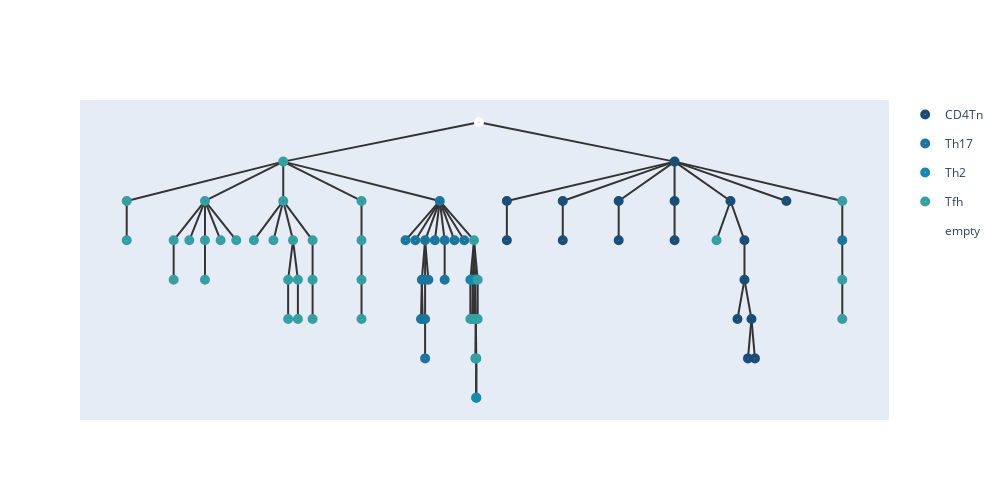

Write notebook code for a chart like this one.
### Code cell
temp,root = merge_points(similarities,root,nodes1,embeddings,0,11,100,n)
for i in nodes1:
    i.hyper = temp[int(i)]
    i.value =  temp[int(i)]
embeddings = temp.numpy();
add_meta(root,meta_list1,[])
show_tree(root,color=['#184e77','#1a759f','#168aad',"#34a0a4",'#52b69a','#99d98c','#76c893','#99d98c']).show_fig()
remove_meta(root);

### Figure 1 — Plotly figure (JSON) as saved in the notebook; plotly's stock layout.template omitted (floating-point values rounded to 4 significant figures)
{"data": [{"hoverinfo": "text", "hovertext": ["40_CD4Tn", "27_CD4Tn", "67_CD4Tn", "16_CD4Tn", "21_CD4Tn", "74_CD4Tn", "59_CD4Tn", "65_CD4Tn", "22_CD4Tn", "58_CD4Tn", "64_CD4Tn", "66_CD4Tn", "60_CD4Tn", "12_CD4Tn", "32_CD4Tn", "13_CD4Tn", "38_CD4Tn"], "legendgroup": "CD4Tn", "marker": {"color": "#184e77", "size": 10, "symbol": "circle-dot"}, "mode": "markers+text", "name": "CD4Tn", "type": "scatter", "x": [7.75, 5.821, 5.821, 6.464, 6.464, 7.107, 7.107, 7.75, 7.75, 8.393, 8.554, 8.554, 8.473, 8.634, 8.594, 8.674, 9.036], "y": [3.5, 2, 0.5, 2, 0.5, 2, 0.5, 2, 0.5, 2, 0.5, -1, -2.5, -2.5, -4, -4, 2]}, {"hoverinfo": "text", "hovertext": ["25_Th17", "23_Th17", "26_Th17", "63_Th17", "17_Th17", "19_Th17", "33_Th17", "9_Th17", "55_Th17", "73_Th17", "6_Th17", "50_Th17", "28_Th17", "14_Th17", "71_Th17", "76_Th17", "30_Th17"], "legendgroup": "Th17", "marker": {"color": "#1a759f", "size": 10, "symbol": "circle-dot"}, "mode": "markers+text", "name": "Th17", "type": "scatter", "x": [5.05, 4.656, 4.769, 4.881, 4.844, 4.834, 4.853, 4.881, 4.881, 4.881, 4.919, 4.994, 5.106, 5.106, 5.219, 5.331, 9.679], "y": [2, 0.5, 0.5, 0.5, -1, -2.5, -2.5, -1, -2.5, -4, -1, 0.5, 0.5, -1, 0.5, 0.5, 0.5]}, {"hoverinfo": "text", "hovertext": ["72_Th2", "48_Th2", "78_Th2", "2_Th2", "8_Th2", "54_Th2", "0_Th2", "11_Th2", "7_Th2"], "legendgroup": "Th2", "marker": {"color": "#168aad", "size": 10, "symbol": "circle-dot"}, "mode": "markers+text", "name": "Th2", "type": "scatter", "x": [5.402, 5.43, 5.437, 5.458, 5.465, 5.46, 5.47, 5.468, 5.471], "y": [-1, -1, -2.5, -1, -2.5, -4, -4, -5.5, -5.5]}, {"hoverinfo": "text", "hovertext": ["4_Tfh", "1_Tfh", "49_Tfh", "56_Tfh", "62_Tfh", "68_Tfh", "10_Tfh", "34_Tfh", "43_Tfh", "51_Tfh", "37_Tfh", "53_Tfh", "52_Tfh", "36_Tfh", "18_Tfh", "5_Tfh", "75_Tfh", "46_Tfh", "57_Tfh", "79_Tfh", "45_Tfh", "42_Tfh", "31_Tfh", "61_Tfh", "20_Tfh", "44_Tfh", "39_Tfh", "15_Tfh", "41_Tfh", "35_Tfh", "47_Tfh", "69_Tfh", "29_Tfh", "77_Tfh", "70_Tfh", "24_Tfh", "3_Tfh"], "legendgroup": "Tfh", "marker": {"color": "#34a0a4", "size": 10, "symbol": "circle-dot"}, "mode": "markers+text", "name": "Tfh", "type": "scatter", "x": [3.25, 1.45, 1.45, 2.35, 1.99, 1.99, 2.17, 2.35, 2.35, 2.53, 2.71, 3.25, 2.912, 3.138, 3.362, 3.306, 3.306, 3.419, 3.419, 3.588, 3.588, 3.588, 4.15, 4.15, 4.15, 4.15, 5.444, 5.402, 5.423, 5.451, 5.465, 5.486, 5.486, 8.232, 9.679, 9.679, 9.679], "y": [3.5, 2, 0.5, 2, 0.5, -1, 0.5, 0.5, -1, 0.5, 0.5, 2, 0.5, 0.5, 0.5, -1, -2.5, -1, -2.5, 0.5, -1, -2.5, 2, 0.5, -1, -2.5, 0.5, -2.5, -2.5, -2.5, -4, -1, -2.5, 0.5, 2, -1, -2.5]}, {"hoverinfo": "text", "hovertext": ["158"], "legendgroup": "empty", "marker": {"color": "#fff", "size": 10, "symbol": "circle-dot"}, "mode": "markers+text", "name": "empty", "type": "scatter", "x": [5.5], "y": [5]}], "layout": {"height": 500, "shapes": [{"layer": "below", "line": {"color": "#333", "width": 2}, "type": "line", "x0": 5.5, "x1": 5.5, "y0": 5, "y1": 5}, {"layer": "below", "line": {"color": "#333", "width": 2}, "type": "line", "x0": 5.5, "x1": 3.25, "y0": 5, "y1": 3.5}, {"layer": "below", "line": {"color": "#333", "width": 2}, "type": "line", "x0": 3.25, "x1": 1.45, "y0": 3.5, "y1": 2}, {"layer": "below", "line": {"color": "#333", "width": 2}, "type": "line", "x0": 1.45, "x1": 1.45, "y0": 2, "y1": 0.5}, {"layer": "below", "line": {"color": "#333", "width": 2}, "type": "line", "x0": 3.25, "x1": 2.35, "y0": 3.5, "y1": 2}, {"layer": "below", "line": {"color": "#333", "width": 2}, "type": "line", "x0": 2.35, "x1": 1.99, "y0": 2, "y1": 0.5}, {"layer": "below", "line": {"color": "#333", "width": 2}, "type": "line", "x0": 1.99, "x1": 1.99, "y0": 0.5, "y1": -1}, {"layer": "below", "line": {"color": "#333", "width": 2}, "type": "line", "x0": 2.35, "x1": 2.17, "y0": 2, "y1": 0.5}, {"layer": "below", "line": {"color": "#333", "width": 2}, "type": "line", "x0": 2.35, "x1": 2.35, "y0": 2, "y1": 0.5}, {"layer": "below", "line": {"color": "#333", "width": 2}, "type": "line", "x0": 2.35, "x1": 2.35, "y0": 0.5, "y1": -1}, {"layer": "below", "line": {"color": "#333", "width": 2}, "type": "line", "x0": 2.35, "x1": 2.53, "y0": 2, "y1": 0.5}, {"layer": "below", "line": {"color": "#333", "width": 2}, "type": "line", "x0": 2.35, "x1": 2.71, "y0": 2, "y1": 0.5}, {"layer": "below", "line": {"color": "#333", "width": 2}, "type": "line", "x0": 3.25, "x1": 3.25, "y0": 3.5, "y1": 2}, {"layer": "below", "line": {"color": "#333", "width": 2}, "type": "line", "x0": 3.25, "x1": 2.912, "y0": 2, "y1": 0.5}, {"layer": "below", "line": {"color": "#333", "width": 2}, "type": "line", "x0": 3.25, "x1": 3.138, "y0": 2, "y1": 0.5}, {"layer": "below", "line": {"color": "#333", "width": 2}, "type": "line", "x0": 3.25, "x1": 3.362, "y0": 2, "y1": 0.5}, {"layer": "below", "line": {"color": "#333", "width": 2}, "type": "line", "x0": 3.362, "x1": 3.306, "y0": 0.5, "y1": -1}, {"layer": "below", "line": {"color": "#333", "width": 2}, "type": "line", "x0": 3.306, "x1": 3.306, "y0": -1, "y1": -2.5}, {"layer": "below", "line": {"color": "#333", "width": 2}, "type": "line", "x0": 3.362, "x1": 3.419, "y0": 0.5, "y1": -1}, {"layer": "below", "line": {"color": "#333", "width": 2}, "type": "line", "x0": 3.419, "x1": 3.419, "y0": -1, "y1": -2.5}, {"layer": "below", "line": {"color": "#333", "width": 2}, "type": "line", "x0": 3.25, "x1": 3.588, "y0": 2, "y1": 0.5}, {"layer": "below", "line": {"color": "#333", "width": 2}, "type": "line", "x0": 3.588, "x1": 3.588, "y0": 0.5, "y1": -1}, {"layer": "below", "line": {"color": "#333", "width": 2}, "type": "line", "x0": 3.588, "x1": 3.588, "y0": -1, "y1": -2.5}, {"layer": "below", "line": {"color": "#333", "width": 2}, "type": "line", "x0": 3.25, "x1": 4.15, "y0": 3.5, "y1": 2}, {"layer": "below", "line": {"color": "#333", "width": 2}, "type": "line", "x0": 4.15, "x1": 4.15, "y0": 2, "y1": 0.5}, {"layer": "below", "line": {"color": "#333", "width": 2}, "type": "line", "x0": 4.15, "x1": 4.15, "y0": 0.5, "y1": -1}, {"layer": "below", "line": {"color": "#333", "width": 2}, "type": "line", "x0": 4.15, "x1": 4.15, "y0": -1, "y1": -2.5}, {"layer": "below", "line": {"color": "#333", "width": 2}, "type": "line", "x0": 3.25, "x1": 5.05, "y0": 3.5, "y1": 2}, {"layer": "below", "line": {"color": "#333", "width": 2}, "type": "line", "x0": 5.05, "x1": 4.656, "y0": 2, "y1": 0.5}, {"layer": "below", "line": {"color": "#333", "width": 2}, "type": "line", "x0": 5.05, "x1": 4.769, "y0": 2, "y1": 0.5}, {"layer": "below", "line": {"color": "#333", "width": 2}, "type": "line", "x0": 5.05, "x1": 4.881, "y0": 2, "y1": 0.5}, {"layer": "below", "line": {"color": "#333", "width": 2}, "type": "line", "x0": 4.881, "x1": 4.844, "y0": 0.5, "y1": -1}, {"layer": "below", "line": {"color": "#333", "width": 2}, "type": "line", "x0": 4.844, "x1": 4.834, "y0": -1, "y1": -2.5}, {"layer": "below", "line": {"color": "#333", "width": 2}, "type": "line", "x0": 4.844, "x1": 4.853, "y0": -1, "y1": -2.5}, {"layer": "below", "line": {"color": "#333", "width": 2}, "type": "line", "x0": 4.881, "x1": 4.881, "y0": 0.5, "y1": -1}, {"layer": "below", "line": {"color": "#333", "width": 2}, "type": "line", "x0": 4.881, "x1": 4.881, "y0": -1, "y1": -2.5}, {"layer": "below", "line": {"color": "#333", "width": 2}, "type": "line", "x0": 4.881, "x1": 4.881, "y0": -2.5, "y1": -4}, {"layer": "below", "line": {"color": "#333", "width": 2}, "type": "line", "x0": 4.881, "x1": 4.919, "y0": 0.5, "y1": -1}, {"layer": "below", "line": {"color": "#333", "width": 2}, "type": "line", "x0": 5.05, "x1": 4.994, "y0": 2, "y1": 0.5}, {"layer": "below", "line": {"color": "#333", "width": 2}, "type": "line", "x0": 5.05, "x1": 5.106, "y0": 2, "y1": 0.5}, {"layer": "below", "line": {"color": "#333", "width": 2}, "type": "line", "x0": 5.106, "x1": 5.106, "y0": 0.5, "y1": -1}, {"layer": "below", "line": {"color": "#333", "width": 2}, "type": "line", "x0": 5.05, "x1": 5.219, "y0": 2, "y1": 0.5}, {"layer": "below", "line": {"color": "#333", "width": 2}, "type": "line", "x0": 5.05, "x1": 5.331, "y0": 2, "y1": 0.5}, {"layer": "below", "line": {"color": "#333", "width": 2}, "type": "line", "x0": 5.05, "x1": 5.444, "y0": 2, "y1": 0.5}, {"layer": "below", "line": {"color": "#333", "width": 2}, "type": "line", "x0": 5.444, "x1": 5.402, "y0": 0.5, "y1": -1}, {"layer": "below", "line": {"color": "#333", "width": 2}, "type": "line", "x0": 5.402, "x1": 5.402, "y0": -1, "y1": -2.5}, {"layer": "below", "line": {"color": "#333", "width": 2}, "type": "line", "x0": 5.444, "x1": 5.43, "y0": 0.5, "y1": -1}, {"layer": "below", "line": {"color": "#333", "width": 2}, "type": "line", "x0": 5.43, "x1": 5.423, "y0": -1, "y1": -2.5}, {"layer": "below", "line": {"color": "#333", "width": 2}, "type": "line", "x0": 5.43, "x1": 5.437, "y0": -1, "y1": -2.5}, {"layer": "below", "line": {"color": "#333", "width": 2}, "type": "line", "x0": 5.444, "x1": 5.458, "y0": 0.5, "y1": -1}, {"layer": "below", "line": {"color": "#333", "width": 2}, "type": "line", "x0": 5.458, "x1": 5.451, "y0": -1, "y1": -2.5}, {"layer": "below", "line": {"color": "#333", "width": 2}, "type": "line", "x0": 5.458, "x1": 5.465, "y0": -1, "y1": -2.5}, {"layer": "below", "line": {"color": "#333", "width": 2}, "type": "line", "x0": 5.465, "x1": 5.46, "y0": -2.5, "y1": -4}, {"layer": "below", "line": {"color": "#333", "width": 2}, "type": "line", "x0": 5.465, "x1": 5.465, "y0": -2.5, "y1": -4}, {"layer": "below", "line": {"color": "#333", "width": 2}, "type": "line", "x0": 5.465, "x1": 5.47, "y0": -2.5, "y1": -4}, {"layer": "below", "line": {"color": "#333", "width": 2}, "type": "line", "x0": 5.47, "x1": 5.468, "y0": -4, "y1": -5.5}, {"layer": "below", "line": {"color": "#333", "width": 2}, "type": "line", "x0": 5.47, "x1": 5.471, "y0": -4, "y1": -5.5}, {"layer": "below", "line": {"color": "#333", "width": 2}, "type": "line", "x0": 5.444, "x1": 5.486, "y0": 0.5, "y1": -1}, {"layer": "below", "line": {"color": "#333", "width": 2}, "type": "line", "x0": 5.486, "x1": 5.486, "y0": -1, "y1": -2.5}, {"layer": "below", "line": {"color": "#333", "width": 2}, "type": "line", "x0": 5.5, "x1": 7.75, "y0": 5, "y1": 3.5}, {"layer": "below", "line": {"color": "#333", "width": 2}, "type": "line", "x0": 7.75, "x1": 5.821, "y0": 3.5, "y1": 2}, {"layer": "below", "line": {"color": "#333", "width": 2}, "type": "line", "x0": 5.821, "x1": 5.821, "y0": 2, "y1": 0.5}, {"layer": "below", "line": {"color": "#333", "width": 2}, "type": "line", "x0": 7.75, "x1": 6.464, "y0": 3.5, "y1": 2}, {"layer": "below", "line": {"color": "#333", "width": 2}, "type": "line", "x0": 6.464, "x1": 6.464, "y0": 2, "y1": 0.5}, {"layer": "below", "line": {"color": "#333", "width": 2}, "type": "line", "x0": 7.75, "x1": 7.107, "y0": 3.5, "y1": 2}, {"layer": "below", "line": {"color": "#333", "width": 2}, "type": "line", "x0": 7.107, "x1": 7.107, "y0": 2, "y1": 0.5}, {"layer": "below", "line": {"color": "#333", "width": 2}, "type": "line", "x0": 7.75, "x1": 7.75, "y0": 3.5, "y1": 2}, {"layer": "below", "line": {"color": "#333", "width": 2}, "type": "line", "x0": 7.75, "x1": 7.75, "y0": 2, "y1": 0.5}, {"layer": "below", "line": {"color": "#333", "width": 2}, "type": "line", "x0": 7.75, "x1": 8.393, "y0": 3.5, "y1": 2}, {"layer": "below", "line": {"color": "#333", "width": 2}, "type": "line", "x0": 8.393, "x1": 8.232, "y0": 2, "y1": 0.5}, {"layer": "below", "line": {"color": "#333", "width": 2}, "type": "line", "x0": 8.393, "x1": 8.554, "y0": 2, "y1": 0.5}, {"layer": "below", "line": {"color": "#333", "width": 2}, "type": "line", "x0": 8.554, "x1": 8.554, "y0": 0.5, "y1": -1}, {"layer": "below", "line": {"color": "#333", "width": 2}, "type": "line", "x0": 8.554, "x1": 8.473, "y0": -1, "y1": -2.5}, {"layer": "below", "line": {"color": "#333", "width": 2}, "type": "line", "x0": 8.554, "x1": 8.634, "y0": -1, "y1": -2.5}, {"layer": "below", "line": {"color": "#333", "width": 2}, "type": "line", "x0": 8.634, "x1": 8.594, "y0": -2.5, "y1": -4}, {"layer": "below", "line": {"color": "#333", "width": 2}, "type": "line", "x0": 8.634, "x1": 8.674, "y0": -2.5, "y1": -4}, {"layer": "below", "line": {"color": "#333", "width": 2}, "type": "line", "x0": 7.75, "x1": 9.036, "y0": 3.5, "y1": 2}, {"layer": "below", "line": {"color": "#333", "width": 2}, "type": "line", "x0": 7.75, "x1": 9.679, "y0": 3.5, "y1": 2}, {"layer": "below", "line": {"color": "#333", "width": 2}, "type": "line", "x0": 9.679, "x1": 9.679, "y0": 2, "y1": 0.5}, {"layer": "below", "line": {"color": "#333", "width": 2}, "type": "line", "x0": 9.679, "x1": 9.679, "y0": 0.5, "y1": -1}, {"layer": "below", "line": {"color": "#333", "width": 2}, "type": "line", "x0": 9.679, "x1": 9.679, "y0": -1, "y1": -2.5}], "width": 1000, "xaxis": {"showgrid": false, "showline": false, "showticklabels": false, "zeroline": false}, "yaxis": {"showgrid": false, "showline": false, "showticklabels": false, "zeroline": false}}}
